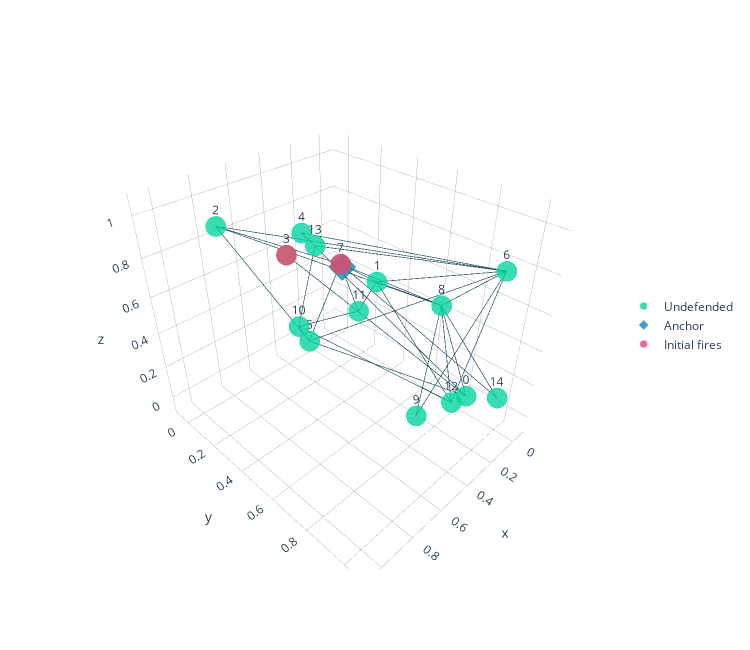

Source (notebook cell):
### Markdown cell above
## 3D Connected Erdos Instance

### Code cell
n = 15
p = 0.25
dim =  3
fighter_pos = None
num_fires =  2
seed = None
generator = np.random.default_rng(seed)

x = mfp.erdos_connected(n, p, dim, fighter_pos, num_fires, generator)
mfp.plot3d(x, node_size=7, plot_grid=True, plot_labels=True)

### Figure 1 — Plotly figure (JSON) as saved in the notebook; plotly's stock layout.template omitted (floating-point values rounded to 4 significant figures)
{"data": [{"hoverinfo": "none", "line": {"color": "#073b4c", "width": 1.5}, "mode": "lines", "opacity": 0.8, "showlegend": false, "type": "scatter3d", "x": [0.1194, 0.574, null, 0.1194, 0.2751, null, 0.1194, 0.5514, null, 0.1194, 0.195, null, 0.384, 0.03246, null, 0.384, 0.5609, null, 0.384, 0.195, null, 0.384, 0.4624, null, 0.384, 0.1732, null, 0.8521, 0.5514, null, 0.8521, 0.03246, null, 0.8521, 0.5609, null, 0.8521, 0.195, null, 0.2751, 0.03246, null, 0.5514, 0.03246, null, 0.5514, 0.5609, null, 0.5514, 0.8029, null, 0.03246, 0.195, null, 0.03246, 0.6799, null, 0.03246, 0.1732, null, 0.03246, 0.6186, null, 0.5609, 0.195, null, 0.5609, 0.4624, null, 0.5609, 0.02356, null, 0.195, 0.6799, null, 0.195, 0.1732, null, 0.195, 0.02356, null, 0.8029, 0.4624, null, 0.8029, 0.1732, null, 0.8029, 0.6186, null], "y": [0.895, 0.2228, null, 0.895, 0.02209, null, 0.895, 0.3183, null, 0.895, 0.7642, null, 0.565, 0.9404, null, 0.565, 0.5198, null, 0.565, 0.7642, null, 0.565, 0.5337, null, 0.565, 0.8561, null, 0.1152, 0.3183, null, 0.1152, 0.9404, null, 0.1152, 0.5198, null, 0.1152, 0.7642, null, 0.02209, 0.9404, null, 0.3183, 0.9404, null, 0.3183, 0.5198, null, 0.3183, 0.5143, null, 0.9404, 0.7642, null, 0.9404, 0.9905, null, 0.9404, 0.8561, null, 0.9404, 0.4402, null, 0.5198, 0.7642, null, 0.5198, 0.5337, null, 0.5198, 0.9959, null, 0.7642, 0.9905, null, 0.7642, 0.8561, null, 0.7642, 0.9959, null, 0.5143, 0.5337, null, 0.5143, 0.8561, null, 0.5143, 0.4402, null], "z": [0.124, 0.7639, null, 0.124, 0.6932, null, 0.124, 0.3281, null, 0.124, 0.6073, null, 0.7101, 0.7984, null, 0.7101, 0.8461, null, 0.7101, 0.6073, null, 0.7101, 0.5764, null, 0.7101, 0.08772, null, 0.9541, 0.3281, null, 0.9541, 0.7984, null, 0.9541, 0.8461, null, 0.9541, 0.6073, null, 0.6932, 0.7984, null, 0.3281, 0.7984, null, 0.3281, 0.8461, null, 0.3281, 0.6462, null, 0.7984, 0.6073, null, 0.7984, 0.4327, null, 0.7984, 0.08772, null, 0.7984, 0.9161, null, 0.8461, 0.6073, null, 0.8461, 0.5764, null, 0.8461, 0.126, null, 0.6073, 0.4327, null, 0.6073, 0.08772, null, 0.6073, 0.126, null, 0.6462, 0.5764, null, 0.6462, 0.08772, null, 0.6462, 0.9161, null]}, {"hoverinfo": "text", "marker": {"color": "#06d6a0", "line": {"color": "#06d6a0", "width": 0.5}, "opacity": 0.8, "size": 7, "symbol": "circle"}, "mode": "markers+text", "name": "Undefended", "text": ["0", "1", "2", "3", "4", "5", "6", "7", "8", "9", "10", "11", "12", "13", "14"], "type": "scatter3d", "x": [0.1194, 0.384, 0.8521, 0.574, 0.2751, 0.5514, 0.03246, 0.5609, 0.195, 0.6799, 0.8029, 0.4624, 0.1732, 0.6186, 0.02356], "y": [0.895, 0.565, 0.1152, 0.2228, 0.02209, 0.3183, 0.9404, 0.5198, 0.7642, 0.9905, 0.5143, 0.5337, 0.8561, 0.4402, 0.9959], "z": [0.124, 0.7101, 0.9541, 0.7639, 0.6932, 0.3281, 0.7984, 0.8461, 0.6073, 0.4327, 0.6462, 0.5764, 0.08772, 0.9161, 0.126]}, {"hoverinfo": "text", "marker": {"color": "#118ab2", "line": {"color": "#118ab2", "width": 0.5}, "opacity": 0.8, "size": 7, "symbol": "diamond"}, "mode": "markers", "name": "Anchor", "text": ["Anchor"], "type": "scatter3d", "x": [0.08879], "y": [0.1206], "z": [0.4699]}, {"hoverinfo": "text", "marker": {"color": "#ef476f", "line": {"color": "#ef476f", "width": 0.5}, "opacity": 0.8, "size": 7, "symbol": "circle"}, "mode": "markers", "name": "Initial fires", "text": ["7", "3"], "type": "scatter3d", "x": [0.5609, 0.574], "y": [0.5198, 0.2228], "z": [0.8461, 0.7639]}], "layout": {"height": 650, "hovermode": "closest", "legend": {"title": {"text": ""}, "y": 0.5, "yanchor": "middle"}, "margin": {"b": 80, "l": 80, "r": 80, "t": 80}, "scene": {"xaxis": {"gridcolor": "#6c757d", "gridwidth": 0.5, "linecolor": "#6c757d", "linewidth": 0.5, "range": [-0.1, 1.1], "showbackground": false, "showgrid": true, "showline": true, "showticklabels": true, "title": {"text": "x"}, "zeroline": true, "zerolinecolor": "#6c757d", "zerolinewidth": 0.5}, "yaxis": {"gridcolor": "#6c757d", "gridwidth": 0.5, "linecolor": "#6c757d", "linewidth": 0.5, "range": [-0.1, 1.1], "showbackground": false, "showgrid": true, "showline": true, "showticklabels": true, "title": {"text": "y"}, "zeroline": true, "zerolinecolor": "#6c757d", "zerolinewidth": 0.5}, "zaxis": {"gridcolor": "#6c757d", "gridwidth": 0.5, "linecolor": "#6c757d", "linewidth": 0.5, "range": [-0.1, 1.1], "showbackground": false, "showgrid": true, "showline": true, "showticklabels": true, "title": {"text": "z"}, "zeroline": true, "zerolinecolor": "#6c757d", "zerolinewidth": 0.5}}, "showlegend": true, "title": {"text": ""}, "width": 750}}
